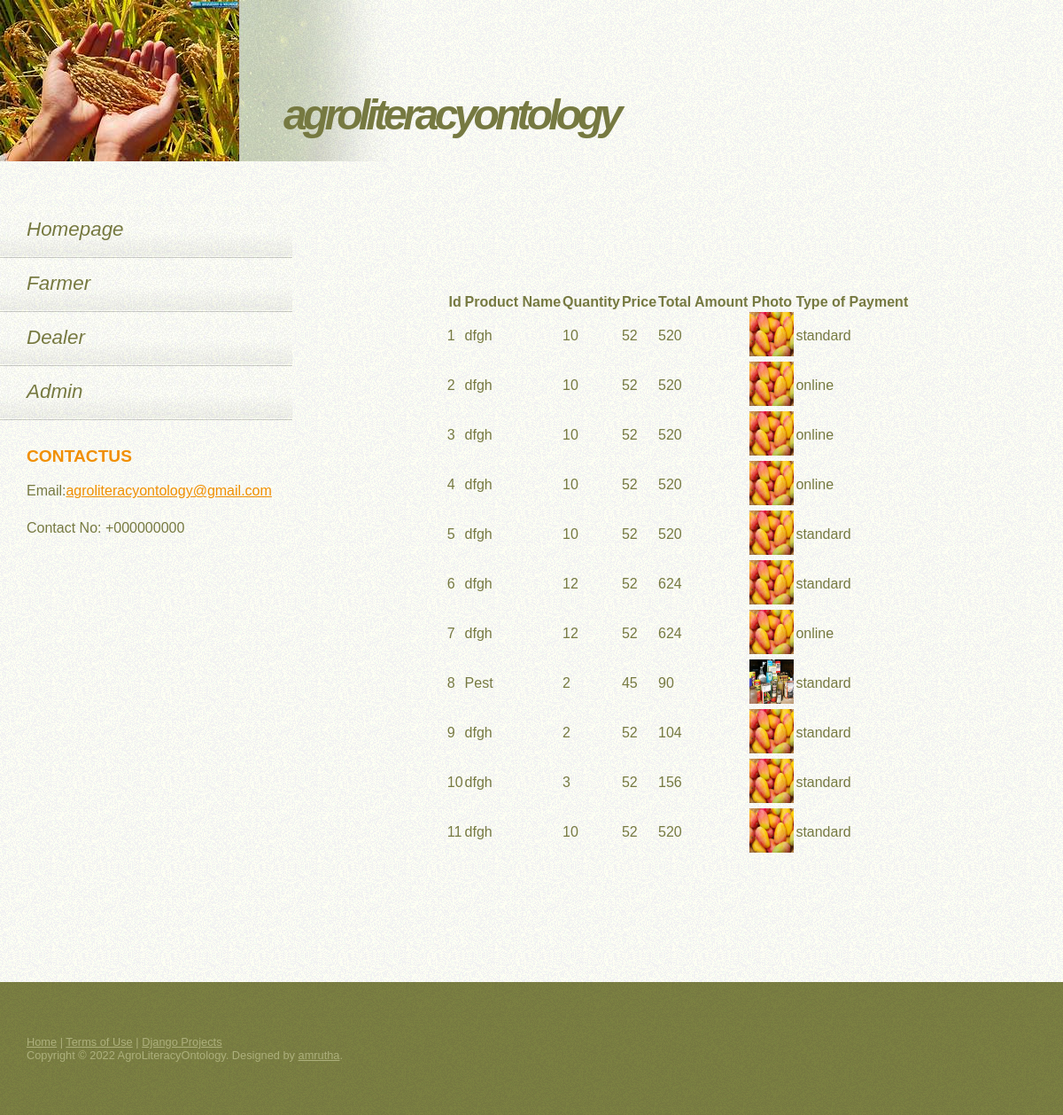
/farmer_view_payment_detail/ (signed in), run on the app's committed database.
### ontology/models.py (models this page shows, shortened)
class Order(models.Model):
    Product = models.ForeignKey(Product,on_delete=models.CASCADE)
    Quantity = models.PositiveIntegerField()
    Total_Amount = models.PositiveIntegerField()
    Farmer = models.ForeignKey(Farmer,on_delete=models.CASCADE)
    Dealer = models.ForeignKey(Dealer,on_delete=models.CASCADE)
    Type = models.CharField(max_length=50)
    Status = models.CharField(max_length=50,default="Pending")

class Product(models.Model):
    OwnerId = models.PositiveIntegerField()
    OwnerName = models.CharField(max_length=100)
    Category = models.ForeignKey(Category,on_delete=models.CASCADE,null=True)
    Name = models.CharField(max_length=40)
    Price = models.PositiveIntegerField()
    Rent_Amount = models.PositiveIntegerField()
    Quantity = models.PositiveIntegerField()
    Photo = models.ImageField()
    Use = models.TextField()

### ontology/views.py (the view)
# urls.py: path('farmer_view_payment_detail/', views.farmer_view_payment_detail, name='farmer_view_payment_detail'),
def farmer_view_payment_detail(request):
    fid = request.session['sid']
    order = Order.objects.all()
    return render(request, 'ontology/farmer_view_payment_detail.html', {'order':order})

### ontology/templates/ontology/farmer_view_payment_detail.html (shortened to what this page needs)
<!DOCTYPE html>
{% extends 'ontology/base.html' %}
{% load static %}
{% block content %}
	<div style="margin-top: 100px; margin-left: 300px;margin-bottom: 140px;text-align: left;">
		<form  method="post" enctype="multipart/form-data">
		<center>
		<table>
			<thead>
				<tr>
					<th>Id</th>
					<th>Product Name</th>
					<th>Quantity</th>
					<th>Price</th>
					<th>Total Amount</th>
					<th>Photo</th>
					<th>Type of Payment</th>
				</tr>
			</thead>
			<tbody>
			{% for i in order %}
				<tr>
					<td>{{ i.id }}</td>
					<td>{{ i.Product.Name }}</td>
					<td>{{ i.Quantity }}</td>
					<td>{{ i.Product.Price }}</td>
					<td>{{ i.Total_Amount }}</td>
					<td><img src="{{ i.Product.Photo.url }}" style="width:50px;height:50px"></td>
					<td>{{ i.Type }}</td>
				</tr>
			{% endfor %}
			</tbody>
		</table></center>
		</form>	</div>
	{% endblock %}

### static/default.css (style rules this page uses)
* { margin: 0; padding: 0; }
body { background: #FFFEF5 url(images/img01.gif); font-family: "Trebuchet MS", Arial, Helvetica, sans-serif; color: #767941; }

### data on the page
Order: id "1", Product.Name "dfgh", Quantity "10", Product.Price "52", Total_Amount "520", Product.Photo (picture), Type "standard"
Order: id "2", Product.Name "dfgh", Quantity "10", Product.Price "52", Total_Amount "520", Product.Photo (picture), Type "online"
Order: id "3", Product.Name "dfgh", Quantity "10", Product.Price "52", Total_Amount "520", Product.Photo (picture), Type "online"
Order: id "4", Product.Name "dfgh", Quantity "10", Product.Price "52", Total_Amount "520", Product.Photo (picture), Type "online"
Order: id "5", Product.Name "dfgh", Quantity "10", Product.Price "52", Total_Amount "520", Product.Photo (picture), Type "standard"
Order: id "6", Product.Name "dfgh", Quantity "12", Product.Price "52", Total_Amount "624", Product.Photo (picture), Type "standard"
Order: id "7", Product.Name "dfgh", Quantity "12", Product.Price "52", Total_Amount "624", Product.Photo (picture), Type "online"
Order: id "8", Product.Name "Pest", Quantity "2", Product.Price "45", Total_Amount "90", Product.Photo (picture), Type "standard"
Order: id "9", Product.Name "dfgh", Quantity "2", Product.Price "52", Total_Amount "104", Product.Photo (picture), Type "standard"
Order: id "10", Product.Name "dfgh", Quantity "3", Product.Price "52", Total_Amount "156", Product.Photo (picture), Type "standard"
Order: id "11", Product.Name "dfgh", Quantity "10", Product.Price "52", Total_Amount "520", Product.Photo (picture), Type "standard"
